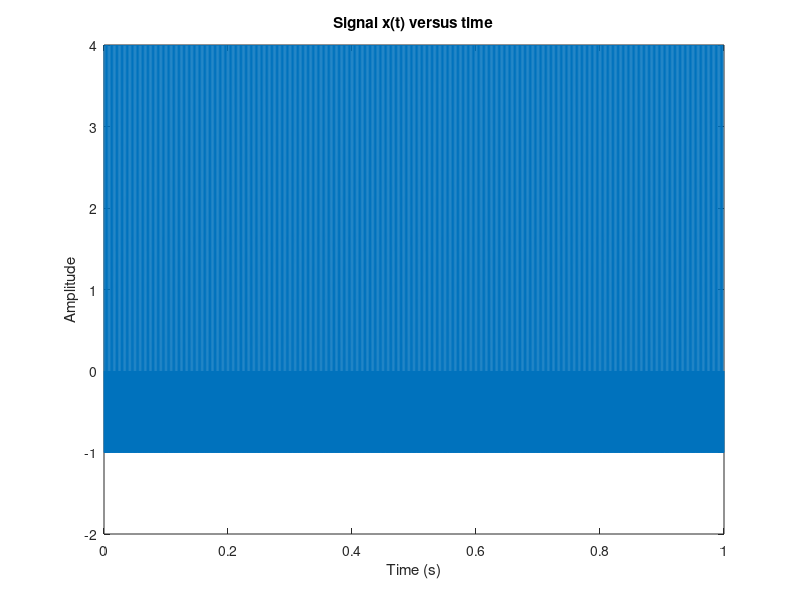
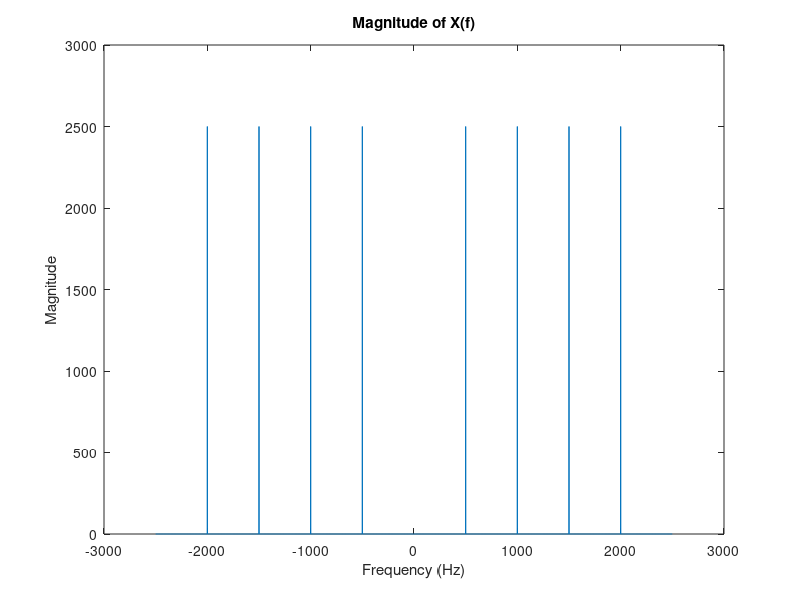
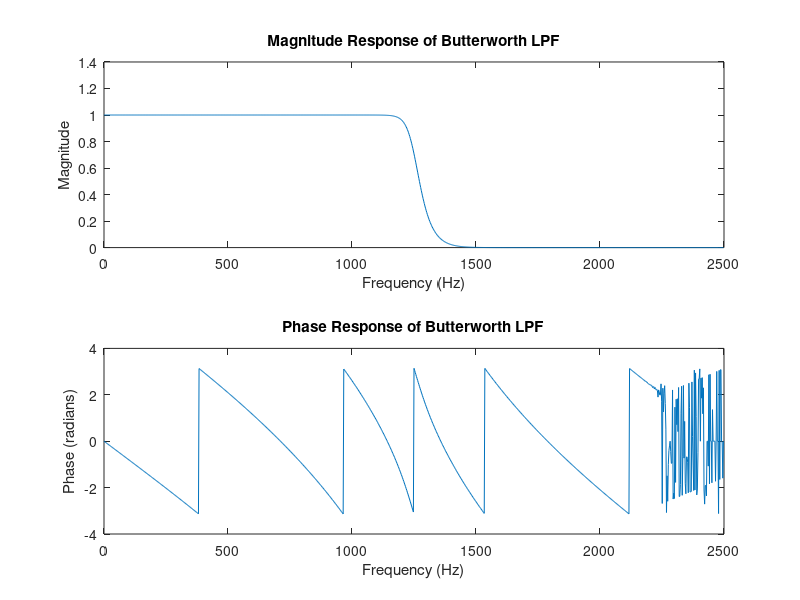
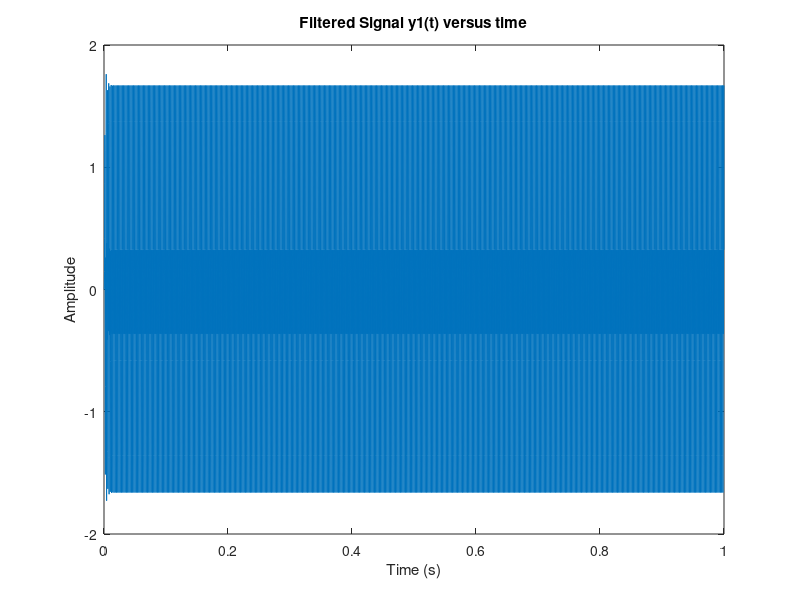

Source code (MATLAB) for these figures, in order:
# Octave 9.2.0, Tue Nov 19 00:41:25 2024 GMT <unknown@DESKTOP-56D2F7L>
# Octave 9.2.0, Tue Nov 19 00:41:37 2024 GMT <unknown@DESKTOP-56D2F7L>
% Load the signal package
pkg load signal;
% Define parameters
fs = 5000; % Sampling frequency (5 kHz)
t = 0:1/fs:1-1/fs; % Time vector (1 second duration)
f1 = 500; f2 = 1000; f3 = 1500; f4 = 2000; % Frequency components
% Step 1: Generate the signal x(t)
x_t = cos(2*pi*f1*t) + cos(2*pi*f2*t) + cos(2*pi*f3*t) + cos(2*pi*f4*t);

% Step 2: Store the signal x(t) as a .wav file
audiowrite('x_t.wav', x_t, fs);

% Step 3: Plot the signal x(t)
figure;
plot(t, x_t);
title('Signal x(t) versus time');
xlabel('Time (s)');
ylabel('Amplitude');

% Step 4: Compute the energy of the signal x(t)
energy_x_t = trapz(t, abs(x_t).^2);
disp(['Energy of x(t): ', num2str(energy_x_t)]);

% Step 5: Compute the frequency spectrum X(f)
X_f = fft(x_t);
f_range = (-fs/2):(fs/length(x_t)):(fs/2 - fs/length(x_t));
X_f_shifted = fftshift(X_f); % Shift to center zero frequency

% Step 6: Plot the magnitude of X(f)
figure;
plot(f_range, abs(X_f_shifted));
title('Magnitude of X(f)');
xlabel('Frequency (Hz)');
ylabel('Magnitude');

% Step 7: Verify Parseval’s theorem by calculating energy from spectrum
energy_from_spectrum = trapz(f_range, abs(X_f_shifted).^2) / fs;
disp(['Energy from frequency spectrum: ', num2str(energy_from_spectrum)]);

% Step 8: Design a Butterworth low-pass filter (order 20, cutoff 1.25 kHz)
low_cutoff = 1250; % Cutoff frequency 1.25 kHz
[b, a] = butter(20, low_cutoff/(fs/2), 'low'); % Butterworth filter design
[b, a] = butter(20, low_cutoff/(fs/2), 'low'); % Butterworth filter design

% Step 9: Plot the magnitude and phase response of the low-pass filter
[H, f] = freqz(b, a, 1024, fs);
figure;
subplot(2,1,1);
plot(f, abs(H));
title('Magnitude Response of Butterworth LPF');
xlabel('Frequency (Hz)');
ylabel('Magnitude');
subplot(2,1,2);
plot(f, angle(H));
title('Phase Response of Butterworth LPF');
xlabel('Frequency (Hz)');
ylabel('Phase (radians)');

% Step 10: Apply the signal x(t) to the Butterworth LPF
y1_t = filter(b, a, x_t);

% Step 11: Store the filtered signal y1(t) as a .wav file
audiowrite('y1_t.wav', y1_t, fs);

% Step 12: Plot the filtered signal y1(t)
figure;
plot(t, y1_t);
title('Filtered Signal y1(t) versus time');
xlabel('Time (s)');
ylabel('Amplitude');

% Step 13: Compute the energy of the signal y1(t)
energy_y1_t = trapz(t, abs(y1_t).^2);
disp(['Energy of y1(t): ', num2str(energy_y1_t)]);

% Step 14: Compute the frequency spectrum Y1(f)
Y1_f = fft(y1_t);
Y1_f_shifted = fftshift(Y1_f); % Shift to center zero frequency

% Step 15: Plot the magnitude of Y1(f)
figure;
plot(f_range, abs(Y1_f_shifted));
title('Magnitude of Y1(f)');
xlabel('Frequency (Hz)');
ylabel('Magnitude');

% Step 16: Verify Parseval’s theorem for y1(t) from Y1(f)
energy_from_spectrum_y1 = trapz(f_range, abs(Y1_f_shifted).^2) / fs;
disp(['Energy from frequency spectrum of y1(t): ', num2str(energy_from_spectrum_y1)]);

% Step 17: Design a Butterworth high-pass filter (order 20, cutoff 1.25 kHz)
[b_hp, a_hp] = butter(20, low_cutoff/(fs/2), 'high'); % High-pass filter design

% Step 18: Plot the magnitude and phase response of the high-pass filter
[H_hp, f_hp] = freqz(b_hp, a_hp, 1024, fs);
figure;
subplot(2,1,1);
plot(f_hp, abs(H_hp));
title('Magnitude Response of Butterworth HPF');
xlabel('Frequency (Hz)');
ylabel('Magnitude');
subplot(2,1,2);
plot(f_hp, angle(H_hp));
title('Phase Response of Butterworth HPF');
xlabel('Frequency (Hz)');
ylabel('Phase (radians)');

% Step 19: Apply the signal x(t) to the Butterworth HPF
y2_t = filter(b_hp, a_hp, x_t);

% Step 20: Store the filtered signal y2(t) as a .wav file
audiowrite('y2_t.wav', y2_t, fs);

% Step 21: Plot the filtered signal y2(t)
figure;
plot(t, y2_t);
title('Filtered Signal y2(t) versus time');
xlabel('Time (s)');
ylabel('Amplitude');

% Step 22: Compute the energy of the signal y2(t)
energy_y2_t = trapz(t, abs(y2_t).^2);
disp(['Energy of y2(t): ', num2str(energy_y2_t)]);

% Step 23: Compute the frequency spectrum Y2(f)
Y2_f = fft(y2_t);
Y2_f_shifted = fftshift(Y2_f); % Shift to center zero frequency

% Step 24: Plot the magnitude of Y2(f)
figure;
plot(f_range, abs(Y2_f_shifted));
title('Magnitude of Y2(f)');
xlabel('Frequency (Hz)');
ylabel('Magnitude');

% Step 25: Verify Parseval’s theorem for y2(t) from Y2(f)
energy_from_spectrum_y2 = trapz(f_range, abs(Y2_f_shifted).^2) / fs;
disp(['Energy from frequency spectrum of y2(t): ', num2str(energy_from_spectrum_y2)]);
